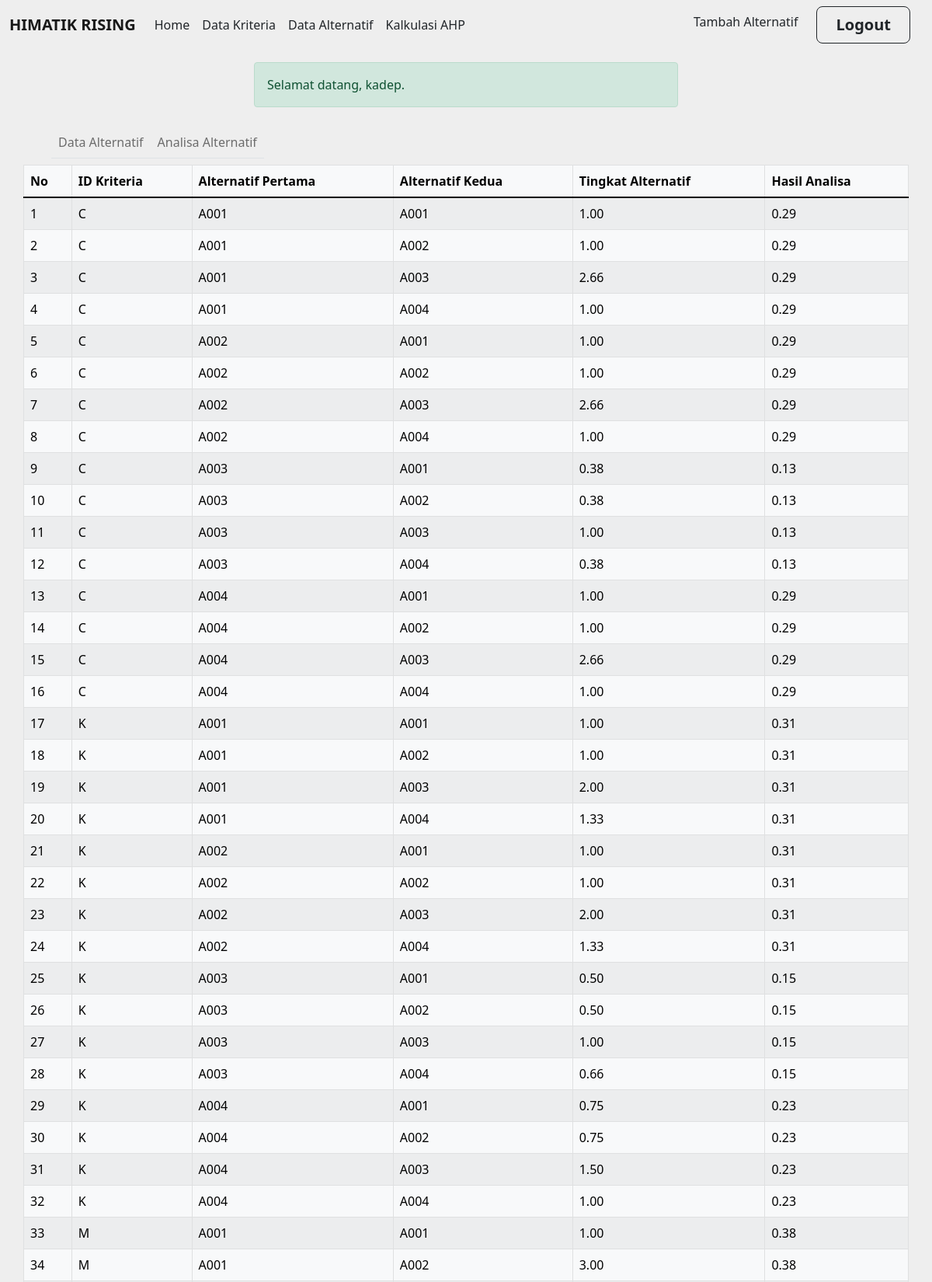
/analisa-alternatif.php (signed in, upper part), run on the app's committed database.
### tables this page shows
CREATE TABLE `analisa_alternatif` (
  `alternatif_pertama` varchar(4) NOT NULL,
  `alternatif_kedua` varchar(4) NOT NULL,
  `tingkat_alternatif` double(3,2) NOT NULL,
  `hasil_analisa_alternatif` double(3,2) NOT NULL,
  `id_kriteria` varchar(2) NOT NULL
);

### analisa-alternatif.php (the view, shortened to what this page needs)
<!DOCTYPE html>
<html lang="en">
<head>
    <link href="assets/css/bootstrap.min.css" rel="stylesheet">
    <link rel="stylesheet" href="https://use.fontawesome.com/releases/v5.6.3/css/all.css">
    <link href="assets/css/style.css" rel="stylesheet">
</head>
<body>
    <?php include('include/header.php');
    ?>
    <div class="container-sm pt-3">
        <div class="row justify-content-center">
            <div class="col-sm-6">
                <div class="alert alert-success" role="alert">
                    <?php
                    if (isset($_SESSION['username'])) {
                        echo 'Selamat datang, ' . $_SESSION['username'] . '.';
                    }
                    ?>
                </div>
            </div>
            <?php
            include('include/nav-alternatif.php');
            ?>
            <table class="table table-light table-striped table-bordered table-hover">
                <thead>
                    <tr>
                        <th>No</th>
                        <th>ID Kriteria</th>
                        <th>Alternatif Pertama</th>
                        <th>Alternatif Kedua</th>
                        <th>Tingkat Alternatif</th>
                        <th>Hasil Analisa</th>
                    </tr>
                </thead>
                <tbody>
                    <?php
                    $num = 1;
                    $result = mysqli_query($conn, "SELECT * FROM analisa_alternatif ORDER BY id_kriteria ASC, alternatif_pertama ASC, alternatif_kedua ASC");
                    while ($row = mysqli_fetch_array($result)) {
                    ?>
                        <tr>
                            <td><?php echo $num++; ?></td>
                            <td><?php echo $row['id_kriteria']; ?></td>
                            <td><?php echo $row['alternatif_pertama']; ?></td>
                            <td><?php echo $row['alternatif_kedua']; ?></td>
                            <td><?php echo $row['tingkat_alternatif']; ?></td>
                            <td><?php echo $row['hasil_analisa_alternatif']; ?></td>
                        </tr>
                    <?php
                    }
                    ?>
                </tbody>
            </table>
</body>
</html>

### assets/css/style.css (style rules this page uses)
body { background-color: #eeeeee; }

### data on the page
analisa_alternatif: id_kriteria "C", alternatif_pertama "A001", alternatif_kedua "A001", tingkat_alternatif "1.00", hasil_analisa_alternatif "0.29"
analisa_alternatif: id_kriteria "C", alternatif_pertama "A001", alternatif_kedua "A002", tingkat_alternatif "1.00", hasil_analisa_alternatif "0.29"
analisa_alternatif: id_kriteria "C", alternatif_pertama "A001", alternatif_kedua "A003", tingkat_alternatif "2.66", hasil_analisa_alternatif "0.29"
analisa_alternatif: id_kriteria "C", alternatif_pertama "A001", alternatif_kedua "A004", tingkat_alternatif "1.00", hasil_analisa_alternatif "0.29"
analisa_alternatif: id_kriteria "C", alternatif_pertama "A002", alternatif_kedua "A001", tingkat_alternatif "1.00", hasil_analisa_alternatif "0.29"
analisa_alternatif: id_kriteria "C", alternatif_pertama "A002", alternatif_kedua "A002", tingkat_alternatif "1.00", hasil_analisa_alternatif "0.29"
analisa_alternatif: id_kriteria "C", alternatif_pertama "A002", alternatif_kedua "A003", tingkat_alternatif "2.66", hasil_analisa_alternatif "0.29"
analisa_alternatif: id_kriteria "C", alternatif_pertama "A002", alternatif_kedua "A004", tingkat_alternatif "1.00", hasil_analisa_alternatif "0.29"
analisa_alternatif: id_kriteria "C", alternatif_pertama "A003", alternatif_kedua "A001", tingkat_alternatif "0.38", hasil_analisa_alternatif "0.13"
analisa_alternatif: id_kriteria "C", alternatif_pertama "A003", alternatif_kedua "A002", tingkat_alternatif "0.38", hasil_analisa_alternatif "0.13"
analisa_alternatif: id_kriteria "C", alternatif_pertama "A003", alternatif_kedua "A003", tingkat_alternatif "1.00", hasil_analisa_alternatif "0.13"
analisa_alternatif: id_kriteria "C", alternatif_pertama "A003", alternatif_kedua "A004", tingkat_alternatif "0.38", hasil_analisa_alternatif "0.13"
analisa_alternatif: id_kriteria "C", alternatif_pertama "A004", alternatif_kedua "A001", tingkat_alternatif "1.00", hasil_analisa_alternatif "0.29"
analisa_alternatif: id_kriteria "C", alternatif_pertama "A004", alternatif_kedua "A002", tingkat_alternatif "1.00", hasil_analisa_alternatif "0.29"
analisa_alternatif: id_kriteria "C", alternatif_pertama "A004", alternatif_kedua "A003", tingkat_alternatif "2.66", hasil_analisa_alternatif "0.29"
analisa_alternatif: id_kriteria "C", alternatif_pertama "A004", alternatif_kedua "A004", tingkat_alternatif "1.00", hasil_analisa_alternatif "0.29"
analisa_alternatif: id_kriteria "K", alternatif_pertama "A001", alternatif_kedua "A001", tingkat_alternatif "1.00", hasil_analisa_alternatif "0.31"
analisa_alternatif: id_kriteria "K", alternatif_pertama "A001", alternatif_kedua "A002", tingkat_alternatif "1.00", hasil_analisa_alternatif "0.31"
analisa_alternatif: id_kriteria "K", alternatif_pertama "A001", alternatif_kedua "A003", tingkat_alternatif "2.00", hasil_analisa_alternatif "0.31"
analisa_alternatif: id_kriteria "K", alternatif_pertama "A001", alternatif_kedua "A004", tingkat_alternatif "1.33", hasil_analisa_alternatif "0.31"
analisa_alternatif: id_kriteria "K", alternatif_pertama "A002", alternatif_kedua "A001", tingkat_alternatif "1.00", hasil_analisa_alternatif "0.31"
analisa_alternatif: id_kriteria "K", alternatif_pertama "A002", alternatif_kedua "A002", tingkat_alternatif "1.00", hasil_analisa_alternatif "0.31"
analisa_alternatif: id_kriteria "K", alternatif_pertama "A002", alternatif_kedua "A003", tingkat_alternatif "2.00", hasil_analisa_alternatif "0.31"
analisa_alternatif: id_kriteria "K", alternatif_pertama "A002", alternatif_kedua "A004", tingkat_alternatif "1.33", hasil_analisa_alternatif "0.31"
analisa_alternatif: id_kriteria "K", alternatif_pertama "A003", alternatif_kedua "A001", tingkat_alternatif "0.50", hasil_analisa_alternatif "0.15"
analisa_alternatif: id_kriteria "K", alternatif_pertama "A003", alternatif_kedua "A002", tingkat_alternatif "0.50", hasil_analisa_alternatif "0.15"
analisa_alternatif: id_kriteria "K", alternatif_pertama "A003", alternatif_kedua "A003", tingkat_alternatif "1.00", hasil_analisa_alternatif "0.15"
analisa_alternatif: id_kriteria "K", alternatif_pertama "A003", alternatif_kedua "A004", tingkat_alternatif "0.66", hasil_analisa_alternatif "0.15"
analisa_alternatif: id_kriteria "K", alternatif_pertama "A004", alternatif_kedua "A001", tingkat_alternatif "0.75", hasil_analisa_alternatif "0.23"
analisa_alternatif: id_kriteria "K", alternatif_pertama "A004", alternatif_kedua "A002", tingkat_alternatif "0.75", hasil_analisa_alternatif "0.23"
analisa_alternatif: id_kriteria "K", alternatif_pertama "A004", alternatif_kedua "A003", tingkat_alternatif "1.50", hasil_analisa_alternatif "0.23"
analisa_alternatif: id_kriteria "K", alternatif_pertama "A004", alternatif_kedua "A004", tingkat_alternatif "1.00", hasil_analisa_alternatif "0.23"
analisa_alternatif: id_kriteria "M", alternatif_pertama "A001", alternatif_kedua "A001", tingkat_alternatif "1.00", hasil_analisa_alternatif "0.38"
analisa_alternatif: id_kriteria "M", alternatif_pertama "A001", alternatif_kedua "A002", tingkat_alternatif "3.00", hasil_analisa_alternatif "0.38"

### other printed values
$reg "Tambah Alternatif"
$login "Logout"
$_SESSION['username'] "kadep"
